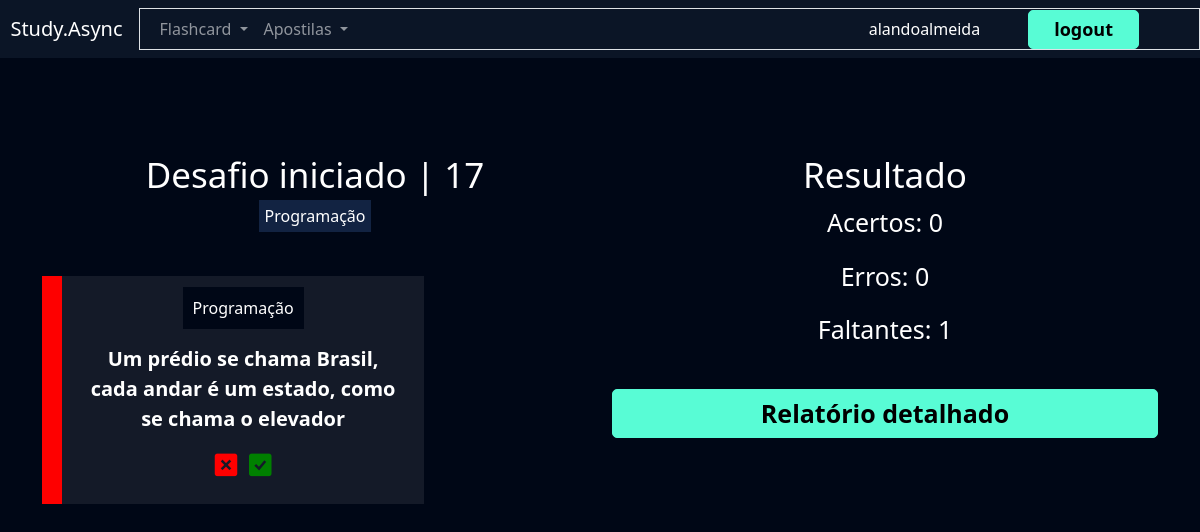
Page /flashcard/challenges/17 (signed in) on the committed database.
### flashcard/models.py (models this page shows, shortened)
class Challenge(models.Model):
    user = models.ForeignKey(User, on_delete=models.DO_NOTHING)
    title = models.CharField(max_length=100)
    category = models.ManyToManyField(Category)
    quantity_questions = models.IntegerField()
    difficulty = models.CharField(
        max_length=1, choices=Flashcard.DIFFICULTY_CHOICES)
    flashcards = models.ManyToManyField(FlashcardChallenge)

class FlashcardChallenge(models.Model):
    flashcard = models.ForeignKey(Flashcard, on_delete=models.DO_NOTHING)
    answered = models.BooleanField(default=False)
    got_it_right = models.BooleanField(default=False)

class Flashcard(models.Model):
    DIFFICULTY_CHOICES = (("D", "Difícil"), ("M", "Médio"), ("F", "Fácil"))
    user = models.ForeignKey(User, on_delete=models.DO_NOTHING)
    question = models.CharField(max_length=300)
    result = models.TextField()
    category = models.ForeignKey(Category, on_delete=models.DO_NOTHING)
    difficulty = models.CharField(max_length=1, choices=DIFFICULTY_CHOICES)
    @property
    def css_difficulty(self):
        if self.difficulty == "F":
            return "flashcard-facil"
        elif self.difficulty == "M":
            return "flashcard-medio"
        elif self.difficulty == "D":
            return "flashcard-dificil"

class Category(models.Model):
    name = models.CharField(max_length=20)
    def __str__(self):
        return self.name

### flashcard/views.py (the view)
# urls.py: path("challenges/<int:id>", views.challenges, name="challenges"),
def challenges(request, id):
    challenge = Challenge.objects.get(id=id)
    if not challenge.user == request.user:
        return HttpResponseForbidden()
    if request.method == "GET":
        hits = (
            challenge.flashcards.filter(answered=True)
            .filter(got_it_right=True).count()
        )
        wrong = (
            challenge.flashcards.filter(answered=True)
            .filter(got_it_right=False)
            .count()
        )
        need_to_respond = (
            challenge.flashcards.filter(answered=False)
            .filter(got_it_right=False)
            .count()
        )
        return render(
            request,
            "challenge.html",
            {
                "challenge": challenge,
                "hits": hits,
                "wrong": wrong,
                "need_to_respond": need_to_respond,
            },
        )

### flashcard/templates/challenge.html (shortened to what this page needs)
{% extends 'base.html' %} {% load static %} {% block 'cabecalho' %}
<link href="{% static 'users/css/register.css' %}" rel="stylesheet" />
<link href="{% static 'flashcard/css/new_flashcard.css' %}" rel="stylesheet" />
<link
  href="{% static 'flashcard/css/start_challenges.css' %}"
  rel="stylesheet"
/>
<link href="{% static 'flashcard/css/challenges.css' %}" rel="stylesheet" />
<link
  rel="stylesheet"
  href="https://unpkg.com/boxicons@2.1.4/css/boxicons.min.css"
/>
{% endblock 'cabecalho' %} {% block 'conteudo' %}
{% include "partials/header.html" %}
<div class="container ctx">
  <br />
  <br />
  <br />
  <br />
  <div class="row">
    <div class="col-md">
      <h3 class="fonte-secundaria">Desafio iniciado | {{challenge.id}}</h3>
      {% for flash in challenge.flashcards.all %}
      <span class="badge-categoria">{{flash.flashcard.category}}</span>
      {% endfor %}
      <br />
      <br />
      <br />
      {% for flash in challenge.flashcards.all %}
      <div class="box-new-flashcard {% if flash.answered %}op2{% endif %}">
        <div class="flashcard {{flash.flashcard.css_difficulty}}">
          <div class="flashcard-categoria">{{flash.flashcard.category}}</div>
          <br />
          <br />
          <div class="flashcard-box-item" onclick="flip_card({{flash.id}})">
            <p class="flashcard-item">{{flash.flashcard.question}}</p>
          </div>
          {% if not flash.answered %}
          <div class="responder">
            <a
              href="{% url 'challenge_send_answer' flash.id %}?challenge_answer=0&challenge_id={{challenge.id}}"
              ><i class="bx bxs-x-square icone-vermelho"></i
            ></a>
            <a
              href="{% url 'challenge_send_answer' flash.id %}?challenge_answer=1&challenge_id={{challenge.id}}"
              ><i class="bx bxs-check-square icone-verde"></i
            ></a>
          </div>
          {% endif %}
        </div>
      </div>
      <br />
      <br />
      {% endfor %}
    </div>
    <div class="col-md">
      <h3 class="fonte-secundaria">Resultado</h3>
      <p class="fonte-p">Acertos: {{hits}}</p>
      <p class="fonte-p">Erros: {{wrong}}</p>
      <p class="fonte-p">Faltantes: {{need_to_respond}}</p>
      <br />
      <a class="btn-cadastro btn-desafio" href="{% url 'report' challenge.id %}">Relatório detalhado</a>
    </div>
  </div>
</div>
{% endblock 'conteudo' %}

### templates/partials/header.html (shortened to what this page needs)
{% load static %} {% block 'cabecalho' %}
<link href="{% static 'users/css/register.css' %}" rel="stylesheet" />
<link href="{% static 'flashcard/css/new_flashcard.css' %}" rel="stylesheet" />
<link
  href="{% static 'flashcard/css/start_challenges.css' %}"
  rel="stylesheet"
/>
<link href="{% static 'flashcard/css/challenges.css' %}" rel="stylesheet" />
<link href="{% static 'books/css/create_books.css' %}" rel="stylesheet" />
<link
  href="https://unpkg.com/boxicons@2.1.4/css/boxicons.min.css"
  rel="stylesheet"
/>
{% endblock 'cabecalho' %}
<nav
  style="background-color: var(--main-color)"
  class="navbar navbar-expand-lg navbar-dark"
>
  <a class="navbar-brand" href="#">&nbsp&nbspStudy.Async</a>
  <div class="container-fluid nav-fill border" id="navbarNav">
    <ul class="navbar-nav">
      <li class="nav-item dropdown">
        <a
          class="nav-link dropdown-toggle"
          href="#"
          id="navbarDropdown"
          role="button"
          data-bs-toggle="dropdown"
          aria-expanded="false"
        >
          Flashcard
        </a>
      </li>
      <li class="nav-item dropdown">
        <a
          class="nav-link dropdown-toggle"
          href="#"
          id="navbarDropdown"
          role="button"
          data-bs-toggle="dropdown"
          aria-expanded="false"
        >
          Apostilas
        </a>
      </li>
    </ul>
    <div class="d-flex justify-content-center align-items-center me-5">
      {% if user.is_authenticated %}
      <div class="me-5">
        <span>{{user}}</span>
      </div>
      <div>
        <form action="{% url 'logout' %}" method="post">
          <input type="submit" class="btn-cadastro" value="logout" />
        </form>
        {% endif %}
      </div>
    </div>
  </div>
</nav>

### templates/static/geral/css/base.css (style rules this page uses)
:root { --main-color: #0b1526; --dark-color: #000716; --secondary-dark-color: rgb(15, 2, 26); --light-color: #00c1f3; --contrast-color: #f4c96b; --differential-color: #58fcd5; }
body { background-color: var(--dark-color) !important; color: white !important; }

### templates/static/users/css/register.css (style rules this page uses)
* { margin: 0; padding: 0; }
.btn-cadastro { padding: 5px; border-radius: 5px; background-color: #58fcd5; border: none; border: 1px solid #58fcd5; font-size: 18px; font-weight: bold; padding-left: 25px; padding-right: 25px; }

### templates/static/flashcard/css/new_flashcard.css (style rules this page uses)
.box-new-flashcard { width: 70%; margin: auto; }
.flashcard { background-color: rgba(255, 255, 255, .08); padding: 20px; }
.flashcard-box-item { text-align: center; }
.flashcard p { font-size: 20px; font-weight: bold; cursor: pointer; }
.flashcard-dificil { border-left: 20px solid #FE0000; }
.flashcard-categoria { background-color: var(--dark-color); display: inline; padding: 10px; }

### templates/static/flashcard/css/start_challenges.css (style rules this page uses)
.fonte-secundaria { font-size: 35px; }
.ctx { text-align: center; }

### templates/static/flashcard/css/challenges.css (style rules this page uses)
.badge-categoria { padding: 5px; background-color: #122342; }
.box-new-flashcard { margin: 0; }
.icone-vermelho { color:red; font-size: 30px; }
.icone-verde { color:green; font-size: 30px; }
.fonte-p { font-size: 25px; }
.btn-desafio { width: 100% !important; color: black; text-decoration: none; display: block; text-align: center; font-size: 25px; }

### rows in the picture
Challenge: id "17"
FlashcardChallenge: flashcard.category "Programação", flashcard.question "Um prédio se chama Brasil, cada andar é um estado, como se chama o elevador"

### other values in the picture
{{ user }} "alandoalmeida"
{{ hits }} "0"
{{ wrong }} "0"
{{ need_to_respond }} "1"
